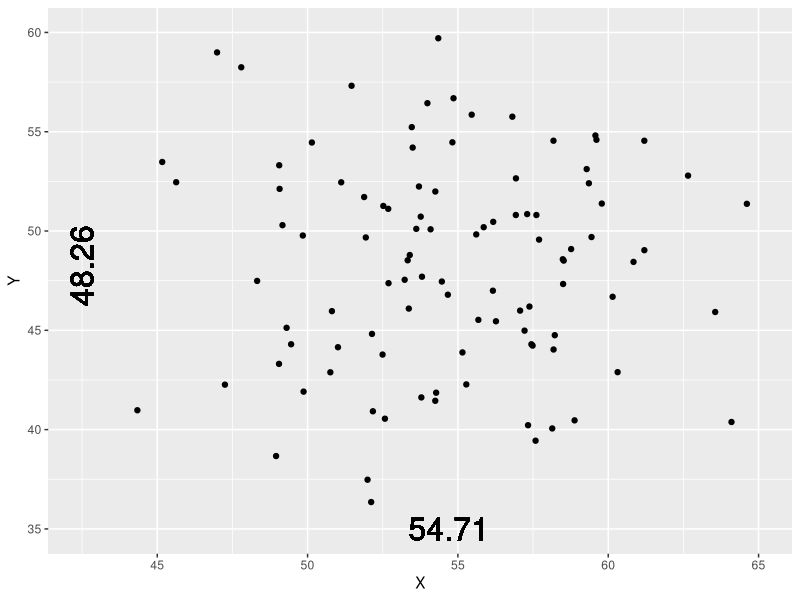
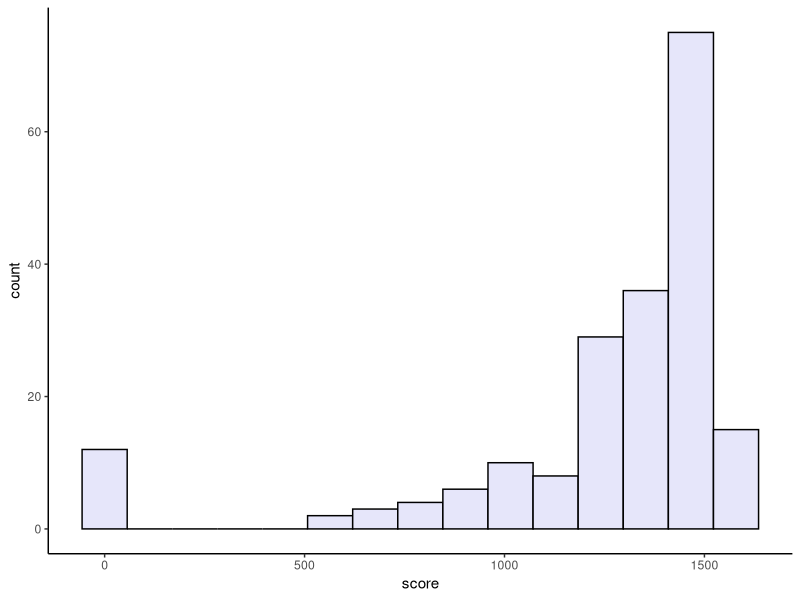
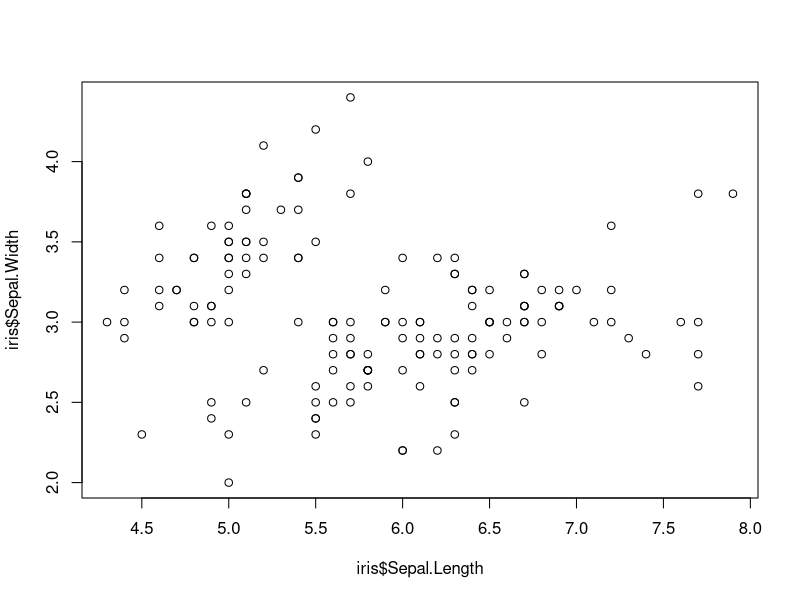
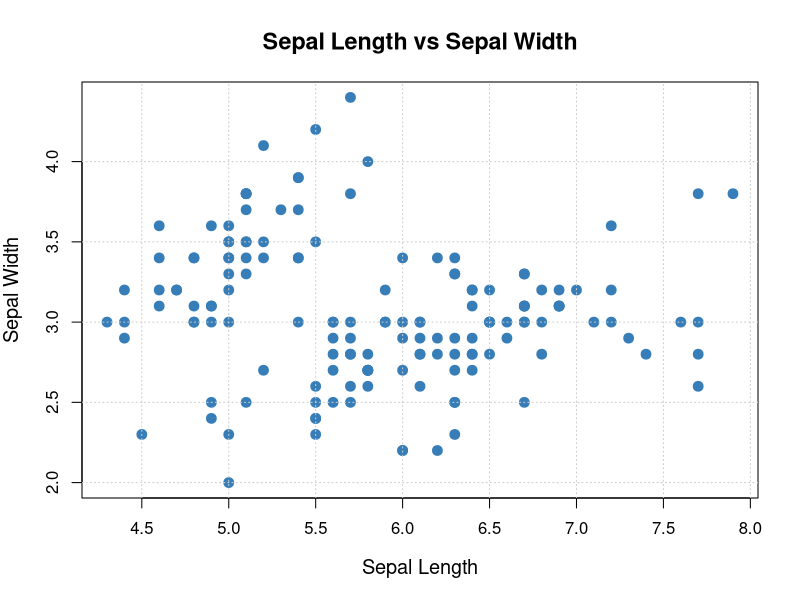
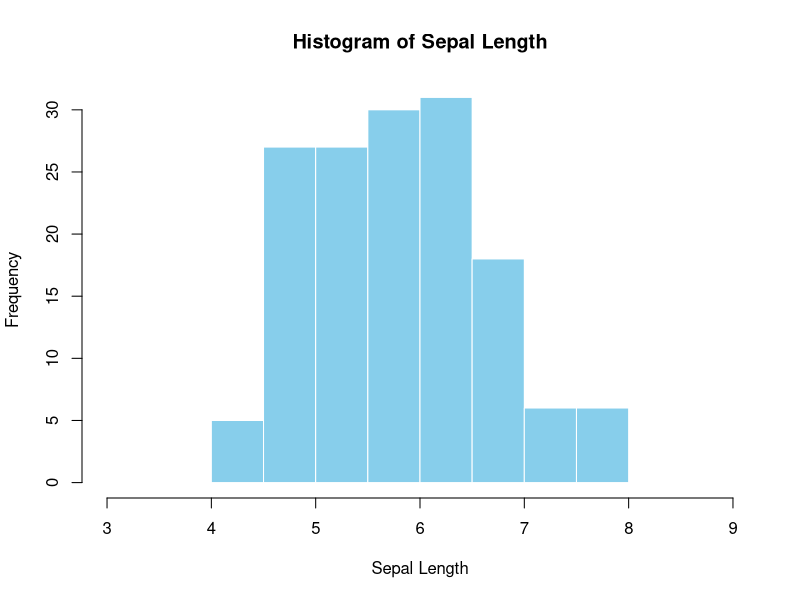
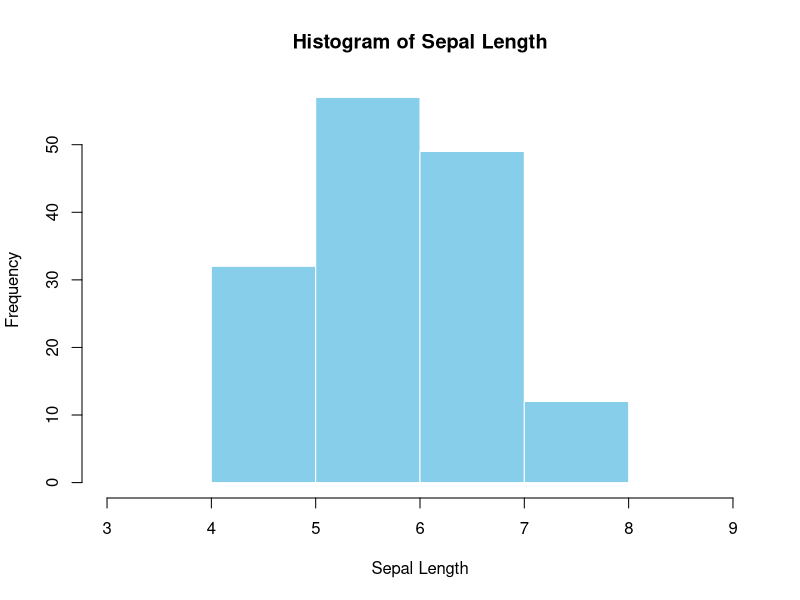
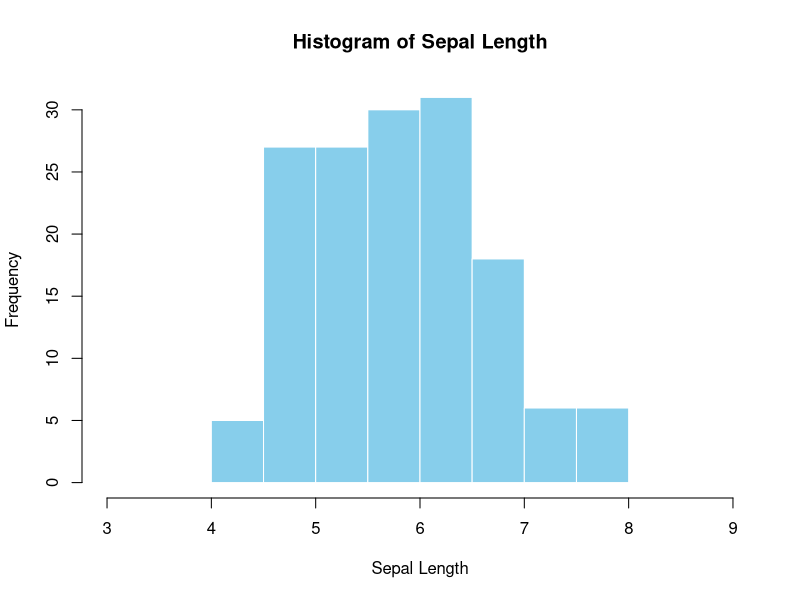
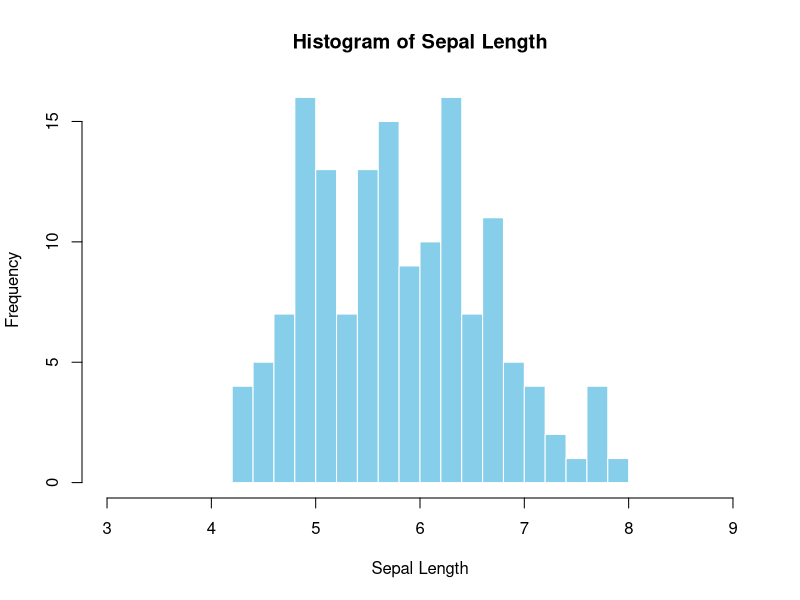

R code for these plots, in order:
## ---- chunk 1

knitr::opts_chunk$set(echo = T)

## ---- chunk 2
c(0, 2, 2, 4)
## ---- chunk 3
c(0, 1, 2, 4)
## ---- chunk 4
head(iris)
## ---- chunk 5
c(2, 3, 12, 4, 4)
## ---- chunk 6
c(2, 3, 12, 4, 4)

c(2, 3, 12, 4, 4)[order(c(2, 3, 12, 4, 4))][(length(c(2, 3, 12, 4, 4)) + 1) / 2]

## ---- chunk 7
c(2, 3, 12, 4, 4)

## ---- chunk 8
c(2, 3, 12, 4, 4)

my_mode <- function(x) {
  values <- unique(x)
  counts <- tabulate(match(x, values))
  max_index <- which.max(counts)
  values[max_index]
}

## ---- chunk 9
testscores <- c(88, 93, 92, 99, 96)
## ---- chunk 10
X_mean <- 54.26
Y_mean <- 47.83

X_sd <- 16.76
Y_sd <- 26.93

cor <- -0.06
## ---- chunk 11

library(tidyverse)

data <- as.data.frame(MASS::mvrnorm(n = 100,
                      mu = c(X_mean, Y_mean),
                      Sigma = matrix(c(17.76, -0.06,
                                       -0.06, 26.92), 
                                    2, 2)))

ggplot(data, aes(x = V1, y = V2)) +
  geom_point() +
  geom_text(label = round(mean(data$V1), 2), x = mean(data$V1), y = 35, size = 8) +
  geom_text(label = round(mean(data$V2), 2), x = 42.5, y = mean(data$V2), angle = 90, size = 8) +
  labs(x = "X", y = "Y") +
  coord_cartesian(xlim = c(42.5, 65), ylim = c(35, 60), clip = "off")

## ---- chunk 12

SAT_scores <- data.frame(student = 1:200,
                         score = round(1600 - rlnorm(200, meanlog = log(200), sdlog = 0.8))) 
SAT_scores$score[SAT_scores$score < 400] <- 0
SAT_scores$score[SAT_scores$score > 1600] <- 0
SAT_scores$score[sample(SAT_scores$student, 10)] <- 0

SAT_scores %>% 
  ggplot(aes(x = score)) +
  geom_histogram(bins = 15, fill = "lavender", color = "black") +
  theme_classic()

## ---- chunk 13

plot(iris$Sepal.Length, iris$Sepal.Width)

## ---- chunk 14
plot(iris$Sepal.Length, iris$Sepal.Width,
     pch = 19,                 # solid circles
     col = "#377EB8",           # pleasant blue
     cex = 1.3,                 # slightly larger points
     xlab = "Sepal Length",     # cleaner label
     ylab = "Sepal Width",
     main = "Sepal Length vs Sepal Width",
     cex.lab = 1.2,             # bigger axis labels
     cex.main = 1.4,            # bigger title
     font.main = 2)             # bold title

# Light grid lines for readability
grid(col = "gray80", lty = "dotted")
## ---- chunk 15
hist(iris$Sepal.Length,
     breaks = 7,
     main = "Histogram of Sepal Length",
     xlab = "Sepal Length",
     xlim = c(3, 9),
     border = "white",
     col = "skyblue")
## ---- chunk 16
hist(iris$Sepal.Length,
     breaks = 3,
     main = "Histogram of Sepal Length",
     xlab = "Sepal Length",
     xlim = c(3, 9),
     border = "white",
     col = "skyblue")
## ---- chunk 17
hist(iris$Sepal.Length,
     breaks = 10,
     main = "Histogram of Sepal Length",
     xlab = "Sepal Length",
     xlim = c(3, 9),
     border = "white",
     col = "skyblue")
## ---- chunk 18
hist(iris$Sepal.Length,
     breaks = 20,
     main = "Histogram of Sepal Length",
     xlab = "Sepal Length",
     xlim = c(3, 9),
     border = "white",
     col = "skyblue")
## ---- chunk 19
hist(iris$Sepal.Length,
     breaks = 100,
     main = "Histogram of Sepal Length",
     xlab = "Sepal Length",
     xlim = c(3, 9),
     border = "white",
     col = "skyblue")
## ---- chunk 20
#| fig-height: 3
#| fig-width: 15

dat <- data.frame(x = rnorm(1000))

cowplot::plot_grid(
  plotlist = list(
    ggplot(dat, aes(x = x)) +
      geom_histogram(aes(y = after_stat(density)),
                     bins = 10) +
      coord_cartesian(xlim = c(-4, 4), ylim = c(0, .5)) +
      labs(y = "Proportion") +
      cowplot::theme_cowplot(),
    
    ggplot(dat, aes(x = x)) +
      geom_histogram(aes(y = after_stat(density)),
                     bins = 50) +
      coord_cartesian(xlim = c(-4, 4), ylim = c(0, .5)) +
      labs(y = "Proportion") +
      cowplot::theme_cowplot(),
    
    ggplot(dat, aes(x = x)) +
      geom_histogram(aes(y = after_stat(density)),
                     bins = 100) +
      coord_cartesian(xlim = c(-4, 4), ylim = c(0, .5)) +
      labs(y = "Proportion") +
      cowplot::theme_cowplot(),
    
    ggplot(dat, aes(x = x)) +
      geom_histogram(aes(y = after_stat(density)),
                     bins = 100, alpha = .8) +
      stat_function(inherit.aes = FALSE, fun = dnorm,
                    n = 101, args = list(mean = 0, sd = 1),
                    xlim = c(-4, 4),
                    color = "grey35", linewidth = 2) +
      coord_cartesian(xlim = c(-4, 4), ylim = c(0, .5)) +
      labs(y = "Proportion") +
      cowplot::theme_cowplot()
  ),
  nrow = 1)
## ---- chunk 21
data.frame(x = c(rnorm(5000, 0, 1),
                 rnorm(5000, 0, 3)),
           type = rep(c("packed", "disperse"),
                      each = 5000)) %>%
  ggplot(aes(x = x, color = type, linetype = type)) +
  geom_density(fill = "transparent", linewidth = 1.75) +
  theme_classic(base_size = 14) +
  theme(legend.position = "bottom")

## ---- chunk 22

iris %>% 
  ggplot(aes(x = Sepal.Length, fill = Species)) +
  geom_boxplot(color = "black") +
  theme_classic()

## ---- chunk 23
boxplot(iris$Sepal.Length,
     main = "Boxplot of Sepal Length",
     xlab = "Sepal Length",
     border = "gray35",
     col = "skyblue")
## ---- chunk 24
boxplot(iris$Sepal.Length ~ iris$Species,
     main = "Boxplot of Sepal Length by Species",
     xlab = "Sepal Length",
     border = "gray35",
     col = "skyblue")
